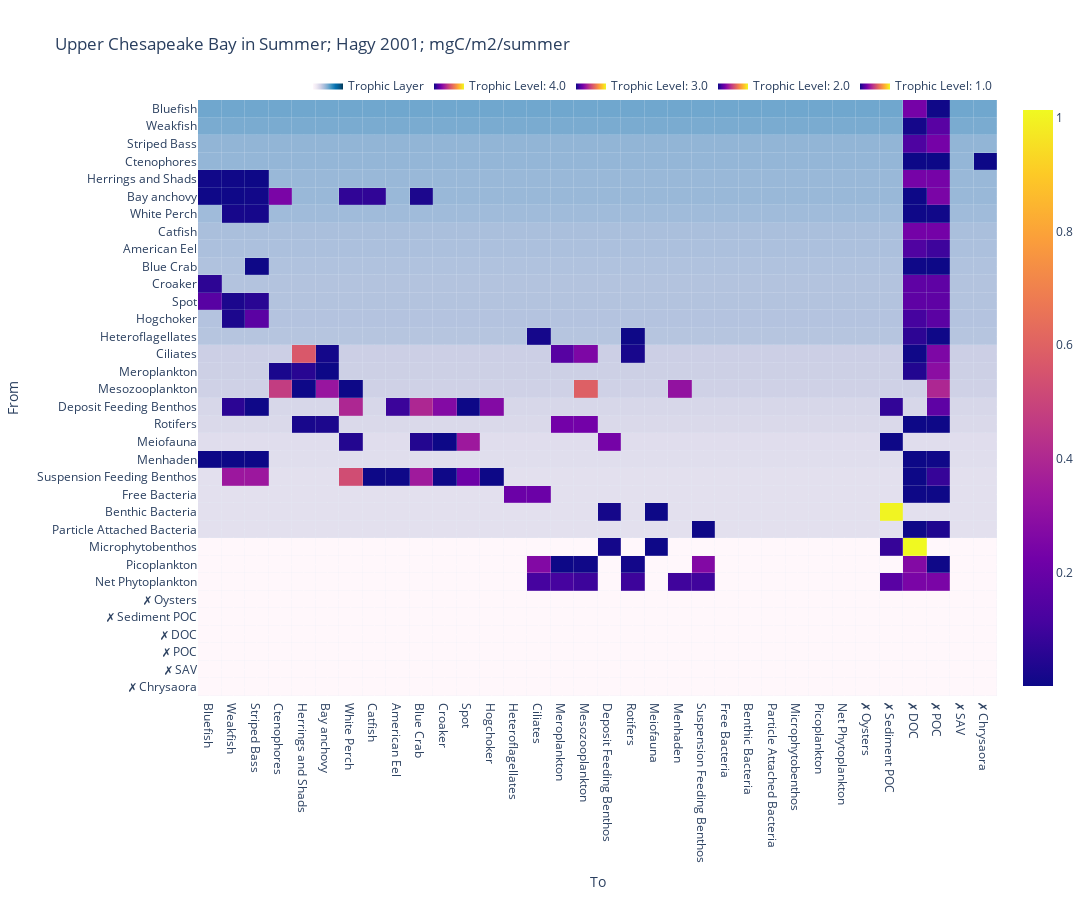

Notebook cell for this chart:
### Markdown cell above
## Foodweb's heatmap

### Code cell
def get_is_alive_mapper(net):
    '''
    Creates dictionary which special X character to names, which are not alive
    '''
    return {x.Names: f'\u2717 {x.Names}' for i, x in net.nodeDF.iterrows() if not x.IsAlive}


def add_not_alive_mark(series, mapper):
    '''
    Adds special X character to each name wchich is not alive
    '''
    return [mapper.get(x, x) for x in series]


def get_trophic_heat(net):
    '''
    Creates pd.DataFrame which for each 'from' Name to 'to' Names assigns 'from' Name's trophic level
    '''
    names = net.Names.values
    return pd.DataFrame([(x, y, net[net.Names == x].TrophicLevel.values[0]) for x in names for y in names],
                        columns=['from', 'to', 'trophic'])


def prepare_data(net, normalization=None, add_external_flows=False):
    '''
    Prepares data for heatmap
    
    Parameters
    ----------
    normalization - defines how flow weights should be normalized
    
    avaiable options:
        - None
        - all - normalize by dividing by all network's flows
        - biomass - divide each weight by 'from' node's Biomass 
        - log - log of weights
        - inputs - divide each weight by sum of input weights
    
    add_external_flows : Bool - add columns for Imports, Exports, Respiration
    '''
    names_mapper = get_is_alive_mapper(net)

    node_df = net.nodeDF.reset_index(drop=True)[['Names', 'IsAlive', 'TrophicLevel', 'trophic', 'Biomass']]
    node_df['Names'] = add_not_alive_mark(node_df.Names, names_mapper)
    
    flow_cols = ['from', 'to', 'weights']
    heat_data = pd.DataFrame(net.getFlows(True), columns=flow_cols)
    heat_data['from'] = add_not_alive_mark(heat_data['from'], names_mapper)
    heat_data['to'] = add_not_alive_mark(heat_data['to'], names_mapper)
    heat_data = heat_data.merge(node_df[['Names', 'trophic', 'Biomass']], left_on='from', right_on='Names', how='left')

    if normalization == 'all':
        heat_data['weights'] = net.getNormInternFlows()
    elif normalization == 'biomass':
        heat_data['weights'] = heat_data['weights'] / heat_data['Biomass'] 
    elif normalization == 'log':
        heat_data['weights'] = np.log(heat_data['weights'])
    elif normalization == 'inputs':
        tmp_df = heat_data.merge(heat_data.groupby('to').sum().reset_index(), left_on='from', right_on='to')
        heat_data['weights'] = tmp_df.weights_x / tmp_df.weights_y
    if add_external_flows:
        external_flows = pd.DataFrame(net.getExternalFlows(), columns=flow_cols)
        external_flows['from'] = add_not_alive_mark(external_flows['from'], names_mapper)
    
        heat_data = pd.concat([heat_data, external_flows]).fillna(0)
    return node_df, heat_data

def get_trophic_heatmap(node_df):
    '''
    Creates thropic level Trace
    '''
    res_pd = get_trophic_heat(node_df)
    return go.Heatmap(
        z=res_pd['trophic'],
        x=res_pd['to'],
        y=res_pd['from'],
        showlegend=True,
        showscale=False,
        xgap =	0.2,
        ygap =	0.2,
        zmin=res_pd.trophic.min(),
        zmax=res_pd.trophic.max() + 3,
        colorscale='PuBu',
        name='Trophic Layer',
#         hoverinfo='skip'
        hovertemplate = 'Weight: %{z:.6f}<extra></extra>' # TODO wrong weight
    )

def show_heatmap(net, normalization='all', show_trophic_layer=True, add_external_flows=False):
    '''
    Shows foodweb's heatmap
    
    Parameters
    ----------
    normalization - defines how flow weights should be normalized. See: prepare_data()
    show_trophic_layer : Bool - add background layer, showing 'from' node's trophic level
    add_external_flows : Bool - add columns for Imports, Exports, Respiration
    '''
    node_df, heat_data = prepare_data(net, normalization, add_external_flows)
    
    fig = go.Figure()
    zmin, zmax = heat_data.weights.min(), heat_data.weights.max()

    if show_trophic_layer:
        fig.add_trace(get_trophic_heatmap(node_df))

    for trophic_level in sorted(set(heat_data.trophic.values), reverse=True):
        group_data = heat_data[heat_data.trophic == trophic_level]
    
        fig.add_trace(go.Heatmap(
                z=group_data['weights'],
                x=group_data['to'],
                y=group_data['from'],
                showlegend=True,
                showscale=True,
                coloraxis='coloraxis',
                xgap =	0.2,
                ygap =	0.2,
                zmin=zmin,
                zmax=zmax,
                colorscale='Portland',
                legendgroup=trophic_level,
                name=f'Trophic Level: {trophic_level}',
#                 hoverongaps=False,
#                 hovertemplate = 'Weight: %{z:.6f}<extra></extra>'
                hoverinfo='skip'
            ))
            
    order = node_df.sort_values(['IsAlive', 'TrophicLevel'])['Names'].unique()
    fig.update_layout(title=net.title,  
                      width=1200, 
                      height=900,
                      autosize=True,
                      yaxis={'categoryarray': order, 
                             'title': 'From'},
                      xaxis={'categoryarray': list(reversed(order)), 
                             'title': 'To'},
                      legend=dict(
                        orientation="h",
                        yanchor="bottom",
                        xanchor="right",
                        x=1,
                        y=1),
                     )
    fig.update_xaxes(showspikes=True, spikethickness=0.5)
    fig.update_yaxes(showspikes=True, spikesnap="cursor", spikemode="across",spikethickness=0.5)
    fig.show()

show_heatmap(food_webs[0], normalization='inputs', show_trophic_layer=True, add_external_flows=False)

### Figure 1 — Plotly figure (JSON) as saved in the notebook; plotly's stock layout.template omitted (floating-point values rounded to 4 significant figures; data arrays with more than 128 entries replaced by an {"elided": "..."} marker saying what was removed)
{"data": [{"colorscale": [[0, "rgb(255,247,251)"], [0.125, "rgb(236,231,242)"], [0.25, "rgb(208,209,230)"], [0.375, "rgb(166,189,219)"], [0.5, "rgb(116,169,207)"], [0.625, "rgb(54,144,192)"], [0.75, "rgb(5,112,176)"], [0.875, "rgb(4,90,141)"], [1, "rgb(2,56,88)"]], "hovertemplate": "Weight: %{z:.6f}<extra></extra>", "name": "Trophic Layer", "showlegend": true, "showscale": false, "type": "heatmap", "x": {"elided": "1156 str values"}, "xgap": 0.2, "y": {"elided": "1156 str values"}, "ygap": 0.2, "z": {"elided": "1156 float values"}, "zmax": 7.097, "zmin": 1}, {"coloraxis": "coloraxis", "colorscale": [[0, "rgb(12,51,131)"], [0.25, "rgb(10,136,186)"], [0.5, "rgb(242,211,56)"], [0.75, "rgb(242,143,56)"], [1, "rgb(217,30,30)"]], "hoverinfo": "skip", "legendgroup": "4.0", "name": "Trophic Level: 4.0", "showlegend": true, "showscale": true, "type": "heatmap", "x": ["✗ POC", "✗ DOC", "✗ POC", "✗ DOC", "✗ POC", "✗ DOC", "✗ Chrysaora", "✗ POC", "✗ DOC"], "xgap": 0.2, "y": ["Weakfish", "Weakfish", "Bluefish", "Bluefish", "Striped Bass", "Striped Bass", "Ctenophores", "Ctenophores", "Ctenophores"], "ygap": 0.2, "z": [0.1606, 0.0152, 0.005733, 0.2329, 0.2329, 0.1339, 0.0008732, 0.0002525, 0.0002849], "zmax": 1.014, "zmin": 0.0001729}, {"coloraxis": "coloraxis", "colorscale": [[0, "rgb(12,51,131)"], [0.25, "rgb(10,136,186)"], [0.5, "rgb(242,211,56)"], [0.75, "rgb(242,143,56)"], [1, "rgb(217,30,30)"]], "hoverinfo": "skip", "legendgroup": "3.0", "name": "Trophic Level: 3.0", "showlegend": true, "showscale": true, "type": "heatmap", "x": ["✗ POC", "✗ DOC", "✗ POC", "✗ DOC", "Weakfish", "Striped Bass", "✗ POC", "✗ DOC", "Bluefish", "✗ POC", "✗ DOC", "Weakfish", "Bluefish", "Striped Bass", "✗ POC", "✗ DOC", "Weakfish", "Striped Bass", "✗ POC", "✗ DOC", "Weakfish", "Bluefish", "Striped Bass", "✗ POC", "✗ DOC", "Weakfish", "Bluefish", "Striped Bass", "Catfish", "White Perch", "Blue Crab", "Ctenophores", "✗ POC", "✗ DOC", "Striped Bass", "✗ POC", "✗ DOC", "Ciliates", "Rotifers", "✗ POC", "✗ DOC", "Herrings and Shads", "Bay anchovy", "Meroplankton", "Rotifers", "Mesozooplankton", "✗ POC", "✗ DOC", "Herrings and Shads", "Bay anchovy", "Ctenophores", "✗ POC", "✗ DOC", "White Perch", "Herrings and Shads", "Bay anchovy", "Menhaden", "Ctenophores", "Mesozooplankton", "✗ POC", "✗ DOC"], "xgap": 0.2, "y": ["Catfish", "Catfish", "American Eel", "American Eel", "Hogchoker", "Hogchoker", "Hogchoker", "Hogchoker", "Croaker", "Croaker", "Croaker", "Spot", "Spot", "Spot", "Spot", "Spot", "White Perch", "White Perch", "White Perch", "White Perch", "Herrings and Shads", "Herrings and Shads", "Herrings and Shads", "Herrings and Shads", "Herrings and Shads", "Bay anchovy", "Bay anchovy", "Bay anchovy", "Bay anchovy", "Bay anchovy", "Bay anchovy", "Bay anchovy", "Bay anchovy", "Bay anchovy", "Blue Crab", "Blue Crab", "Blue Crab", "Heteroflagellates", "Heteroflagellates", "Heteroflagellates", "Heteroflagellates", "Ciliates", "Ciliates", "Ciliates", "Ciliates", "Ciliates", "Ciliates", "Ciliates", "Meroplankton", "Meroplankton", "Meroplankton", "Meroplankton", "Meroplankton", "Mesozooplankton", "Mesozooplankton", "Mesozooplankton", "Mesozooplankton", "Mesozooplankton", "Mesozooplankton", "Mesozooplankton", "Mesozooplankton"], "ygap": 0.2, "z": [0.2317, 0.2317, 0.09729, 0.1376, 0.03063, 0.1661, 0.1661, 0.1123, 0.06352, 0.1763, 0.1763, 0.02987, 0.1581, 0.05634, 0.1768, 0.1768, 0.02073, 0.01734, 0.007723, 0.004251, 0.006083, 0.008765, 0.001389, 0.2351, 0.2351, 0.003413, 0.004522, 0.01007, 0.06864, 0.06864, 0.02937, 0.2466, 0.2466, 0.000326, 0.002515, 0.0005454, 0.003934, 0.01694, 0.002449, 0.004416, 0.0631, 0.5679, 0.01422, 0.1563, 0.02171, 0.2536, 0.2536, 0.005429, 0.05316, 0.0003975, 0.02677, 0.2929, 0.04162, 0.0007396, 0.003059, 0.3276, 0.3117, 0.4726, 0.5925, 0.395, null], "zmax": 1.014, "zmin": 0.0001729}, {"coloraxis": "coloraxis", "colorscale": [[0, "rgb(12,51,131)"], [0.25, "rgb(10,136,186)"], [0.5, "rgb(242,211,56)"], [0.75, "rgb(242,143,56)"], [1, "rgb(217,30,30)"]], "hoverinfo": "skip", "legendgroup": "2.0", "name": "Trophic Level: 2.0", "showlegend": true, "showscale": true, "type": "heatmap", "x": ["Weakfish", "Bluefish", "Striped Bass", "✗ POC", "✗ DOC", "Weakfish", "Striped Bass", "Catfish", "American Eel", "Hogchoker", "Croaker", "Spot", "White Perch", "Blue Crab", "✗ POC", "✗ DOC", "Croaker", "Spot", "White Perch", "Blue Crab", "Deposit Feeding Benthos", "✗ Sediment POC", "Heteroflagellates", "Ciliates", "✗ POC", "✗ DOC", "Suspension Feeding Benthos", "✗ POC", "✗ DOC", "Weakfish", "Striped Bass", "American Eel", "Hogchoker", "Croaker", "Spot", "White Perch", "Blue Crab", "✗ POC", "✗ Sediment POC", "Herrings and Shads", "Bay anchovy", "Meroplankton", "Mesozooplankton", "✗ POC", "✗ DOC", "Meiofauna", "Deposit Feeding Benthos", "✗ Sediment POC"], "xgap": 0.2, "y": ["Menhaden", "Menhaden", "Menhaden", "Menhaden", "Menhaden", "Suspension Feeding Benthos", "Suspension Feeding Benthos", "Suspension Feeding Benthos", "Suspension Feeding Benthos", "Suspension Feeding Benthos", "Suspension Feeding Benthos", "Suspension Feeding Benthos", "Suspension Feeding Benthos", "Suspension Feeding Benthos", "Suspension Feeding Benthos", "Suspension Feeding Benthos", "Meiofauna", "Meiofauna", "Meiofauna", "Meiofauna", "Meiofauna", "Meiofauna", "Free Bacteria", "Free Bacteria", "Free Bacteria", "Free Bacteria", "Particle Attached Bacteria", "Particle Attached Bacteria", "Particle Attached Bacteria", "Deposit Feeding Benthos", "Deposit Feeding Benthos", "Deposit Feeding Benthos", "Deposit Feeding Benthos", "Deposit Feeding Benthos", "Deposit Feeding Benthos", "Deposit Feeding Benthos", "Deposit Feeding Benthos", "Deposit Feeding Benthos", "Deposit Feeding Benthos", "Rotifers", "Rotifers", "Rotifers", "Rotifers", "Rotifers", "Rotifers", "Benthic Bacteria", "Benthic Bacteria", "Benthic Bacteria"], "ygap": 0.2, "z": [0.0001926, 0.001111, 0.0001729, 0.006717, 0.0006449, 0.3395, 0.3395, 0.0009184, 0.003582, 0.001036, 0.003735, 0.2114, 0.5293, 0.3487, 0.08136, 0.0009615, 0.0009615, 0.3408, 0.04388, 0.04388, 0.2333, 0.002474, 0.2071, 0.2071, 0.002196, 0.001297, 0.001164, 0.0362, 0.004344, 0.05964, 0.003786, 0.09164, 0.2697, 0.2697, 0.000173, 0.3958, 0.3958, 0.1733, 0.07328, 0.02162, 0.03, 0.2271, 0.2271, 0.001866, 0.0002239, 0.0003321, 0.01596, 1.001], "zmax": 1.014, "zmin": 0.0001729}, {"coloraxis": "coloraxis", "colorscale": [[0, "rgb(12,51,131)"], [0.25, "rgb(10,136,186)"], [0.5, "rgb(242,211,56)"], [0.75, "rgb(242,143,56)"], [1, "rgb(217,30,30)"]], "hoverinfo": "skip", "legendgroup": "1.0", "name": "Trophic Level: 1.0", "showlegend": true, "showscale": true, "type": "heatmap", "x": ["Menhaden", "Suspension Feeding Benthos", "Ciliates", "Meroplankton", "Rotifers", "Mesozooplankton", "✗ POC", "✗ DOC", "✗ Sediment POC", "Suspension Feeding Benthos", "Ciliates", "Meroplankton", "Rotifers", "Mesozooplankton", "✗ POC", "✗ DOC", "Meiofauna", "Deposit Feeding Benthos", "✗ DOC", "✗ Sediment POC", "✗ Sediment POC", "Hogchoker", "Croaker", "Spot", "White Perch", "Herrings and Shads", "Bay anchovy", "Menhaden", "Suspension Feeding Benthos", "Particle Attached Bacteria", "Meroplankton", "Mesozooplankton", "Free Bacteria", "Catfish", "Blue Crab", "Meiofauna", "Deposit Feeding Benthos", "Benthic Bacteria", "✗ POC", "✗ DOC"], "xgap": 0.2, "y": ["Net Phytoplankton", "Net Phytoplankton", "Net Phytoplankton", "Net Phytoplankton", "Net Phytoplankton", "Net Phytoplankton", "Net Phytoplankton", "Net Phytoplankton", "Net Phytoplankton", "Picoplankton", "Picoplankton", "Picoplankton", "Picoplankton", "Picoplankton", "Picoplankton", "Picoplankton", "Microphytobenthos", "Microphytobenthos", "Microphytobenthos", "Microphytobenthos", "✗ SAV", "✗ POC", "✗ POC", "✗ POC", "✗ POC", "✗ POC", "✗ POC", "✗ POC", "✗ POC", "✗ POC", "✗ POC", "✗ POC", "✗ DOC", "✗ Sediment POC", "✗ Sediment POC", "✗ Sediment POC", "✗ Sediment POC", "✗ Sediment POC", "✗ Sediment POC", "✗ Sediment POC"], "ygap": 0.2, "z": [0.1005, 0.1005, 0.1133, 0.1133, 0.09419, 0.09419, 0.2476, 0.2476, 0.1606, 0.2671, 0.2671, 0.001158, 0.01265, 0.005667, 0.004242, 0.2722, 0.003117, 0.01329, 1.014, 0.0815, null, null, null, null, null, null, null, null, null, null, null, null, null, null, null, null, null, null, null, null], "zmax": 1.014, "zmin": 0.0001729}], "layout": {"autosize": true, "height": 900, "legend": {"orientation": "h", "x": 1, "xanchor": "right", "y": 1, "yanchor": "bottom"}, "title": {"text": "Upper Chesapeake Bay in Summer; Hagy 2001; mgC/m2/summer"}, "width": 1200, "xaxis": {"autorange": true, "categoryarray": ["Bluefish", "Weakfish", "Striped Bass", "Ctenophores", "Herrings and Shads", "Bay anchovy", "White Perch", "Catfish", "American Eel", "Blue Crab", "Croaker", "Spot", "Hogchoker", "Heteroflagellates", "Ciliates", "Meroplankton", "Mesozooplankton", "Deposit Feeding Benthos", "Rotifers", "Meiofauna", "Menhaden", "Suspension Feeding Benthos", "Free Bacteria", "Benthic Bacteria", "Particle Attached Bacteria", "Microphytobenthos", "Picoplankton", "Net Phytoplankton", "✗ Oysters", "✗ Sediment POC", "✗ DOC", "✗ POC", "✗ SAV", "✗ Chrysaora"], "range": [-0.5, 33.5], "showspikes": true, "spikethickness": 0.5, "title": {"text": "To"}, "type": "category"}, "yaxis": {"autorange": true, "categoryarray": ["✗ Chrysaora", "✗ SAV", "✗ POC", "✗ DOC", "✗ Sediment POC", "✗ Oysters", "Net Phytoplankton", "Picoplankton", "Microphytobenthos", "Particle Attached Bacteria", "Benthic Bacteria", "Free Bacteria", "Suspension Feeding Benthos", "Menhaden", "Meiofauna", "Rotifers", "Deposit Feeding Benthos", "Mesozooplankton", "Meroplankton", "Ciliates", "Heteroflagellates", "Hogchoker", "Spot", "Croaker", "Blue Crab", "American Eel", "Catfish", "White Perch", "Bay anchovy", "Herrings and Shads", "Ctenophores", "Striped Bass", "Weakfish", "Bluefish"], "range": [-0.5, 33.5], "showspikes": true, "spikemode": "across", "spikesnap": "cursor", "spikethickness": 0.5, "title": {"text": "From"}, "type": "category"}}}
